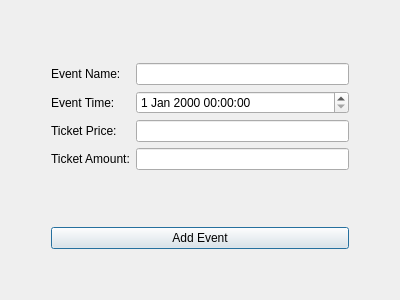
<?xml version="1.0" encoding="UTF-8"?>
<ui version="4.0">
 <class>AddEventForm</class>
 <widget class="QDialog" name="AddEventForm">
  <property name="geometry">
   <rect>
    <x>0</x>
    <y>0</y>
    <width>400</width>
    <height>300</height>
   </rect>
  </property>
  <property name="windowTitle">
   <string>Dialog</string>
  </property>
  <layout class="QGridLayout" name="gridLayout">
   <item row="4" column="1">
    <spacer name="verticalSpacer">
     <property name="orientation">
      <enum>Qt::Vertical</enum>
     </property>
     <property name="sizeType">
      <enum>QSizePolicy::Minimum</enum>
     </property>
     <property name="sizeHint" stdset="0">
      <size>
       <width>20</width>
       <height>40</height>
      </size>
     </property>
    </spacer>
   </item>
   <item row="1" column="2">
    <spacer name="horizontalSpacer_2">
     <property name="orientation">
      <enum>Qt::Horizontal</enum>
     </property>
     <property name="sizeType">
      <enum>QSizePolicy::Minimum</enum>
     </property>
     <property name="sizeHint" stdset="0">
      <size>
       <width>40</width>
       <height>20</height>
      </size>
     </property>
    </spacer>
   </item>
   <item row="1" column="1">
    <layout class="QFormLayout" name="formLayout">
     <property name="formAlignment">
      <set>Qt::AlignCenter</set>
     </property>
     <item row="0" column="0">
      <widget class="QLabel" name="eventNameLabel">
       <property name="text">
        <string>Event Name:</string>
       </property>
      </widget>
     </item>
     <item row="0" column="1">
      <widget class="QLineEdit" name="eventNameEdit"/>
     </item>
     <item row="1" column="0">
      <widget class="QLabel" name="eventTimeLabel">
       <property name="text">
        <string>Event Time:</string>
       </property>
      </widget>
     </item>
     <item row="1" column="1">
      <widget class="QDateTimeEdit" name="eventTimeEdit"/>
     </item>
     <item row="2" column="0">
      <widget class="QLabel" name="eventTicketPriceLabel">
       <property name="text">
        <string>Ticket Price:</string>
       </property>
      </widget>
     </item>
     <item row="2" column="1">
      <widget class="QLineEdit" name="eventTicketPriceEdit"/>
     </item>
     <item row="3" column="0">
      <widget class="QLabel" name="eventTicketAmountLabel">
       <property name="text">
        <string>Ticket Amount:</string>
       </property>
      </widget>
     </item>
     <item row="3" column="1">
      <widget class="QLineEdit" name="eventTicketAmountEdit"/>
     </item>
    </layout>
   </item>
   <item row="1" column="0">
    <spacer name="horizontalSpacer">
     <property name="orientation">
      <enum>Qt::Horizontal</enum>
     </property>
     <property name="sizeType">
      <enum>QSizePolicy::Minimum</enum>
     </property>
     <property name="sizeHint" stdset="0">
      <size>
       <width>40</width>
       <height>20</height>
      </size>
     </property>
    </spacer>
   </item>
   <item row="3" column="1">
    <widget class="QPushButton" name="addEventBtn">
     <property name="text">
      <string>Add Event</string>
     </property>
    </widget>
   </item>
   <item row="0" column="1">
    <spacer name="verticalSpacer_2">
     <property name="orientation">
      <enum>Qt::Vertical</enum>
     </property>
     <property name="sizeType">
      <enum>QSizePolicy::Minimum</enum>
     </property>
     <property name="sizeHint" stdset="0">
      <size>
       <width>20</width>
       <height>40</height>
      </size>
     </property>
    </spacer>
   </item>
   <item row="2" column="1">
    <spacer name="verticalSpacer_3">
     <property name="orientation">
      <enum>Qt::Vertical</enum>
     </property>
     <property name="sizeType">
      <enum>QSizePolicy::Minimum</enum>
     </property>
     <property name="sizeHint" stdset="0">
      <size>
       <width>20</width>
       <height>40</height>
      </size>
     </property>
    </spacer>
   </item>
  </layout>
 </widget>
 <resources/>
 <connections/>
</ui>
